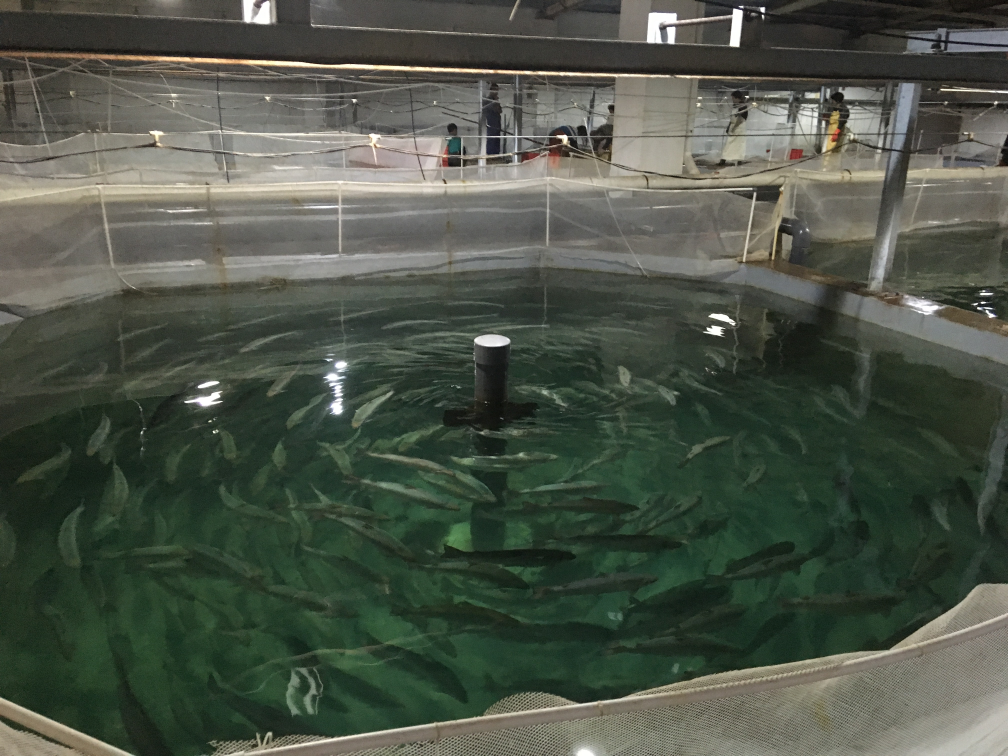
#> input picture img/2_2_RAS.jpg, 4032 x 3024 px (shown at 1/4 size)
$ python randomimg.py
#> lines starting #> are read from the running program, lines starting #| are printed output that depends on the picture
#!/usr/bin/env python
# -*- coding: utf-8 -*-
# @Date    : 2020-01-12 17:41:21
# @Author  : mrobotor (colinzhang@applecore.cc)
# @Link    : http://darklunar.ml
# @Version : $Id$

import numpy as np
import cv2
import matplotlib.pyplot as plt

def randimg():
	img = np.random.randint(255, size=(512,521,3))
	# cv2.imshow("img",img)
	plt.imshow(img)
	print(img)
	plt.show()

def shufflepixel():
	img = cv2.imread(r"../img/2_2_RAS.jpg")
#> img is the input picture: shape (3024, 4032, 3); mean B, G, R 71.6, 83.5, 76
	# plt.figure()
	# plt.imshow(img)
	cv2.imshow("1",img)
	size = img.shape
#> size = (3024, 4032, 3)
	# img.flatten()
	np.random.shuffle(img)
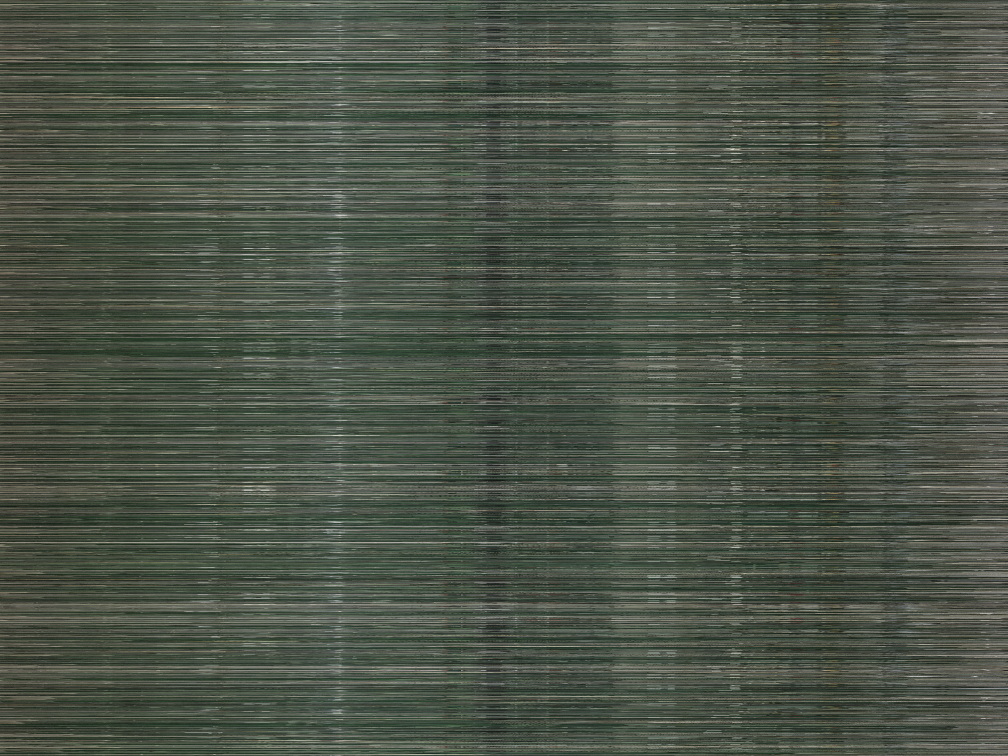
#> img: shape (3024, 4032, 3) (shown at 1/4 size); mean B, G, R 71.6, 83.5, 76
	# new_img = np.resize(img, size)
	# plt.figure()
	cv2.imshow("2", img)
	cv2.waitKey(0)
	# plt.imshow(new_img)
	# plt.show()

if __name__ == '__main__':
	shufflepixel()

$ run again, with img/2_3投喂机.jpg copied over img/2_2_RAS.jpg
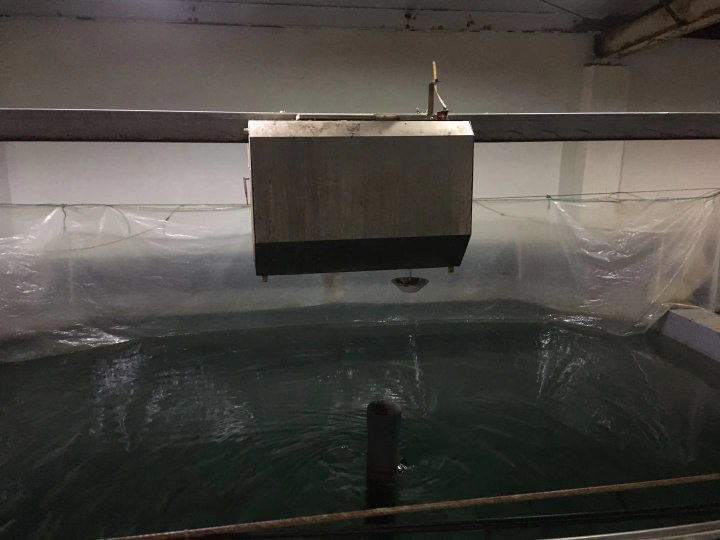
#> input picture img/2_3投喂机.jpg, 1440 x 1080 px (shown at 1/2 size)
#> in shufflepixel, img is the input picture: shape (1080, 1440, 3); mean B, G, R 64.7, 69.8, 72.8
#> in shufflepixel, `np.random.shuffle(img)`:
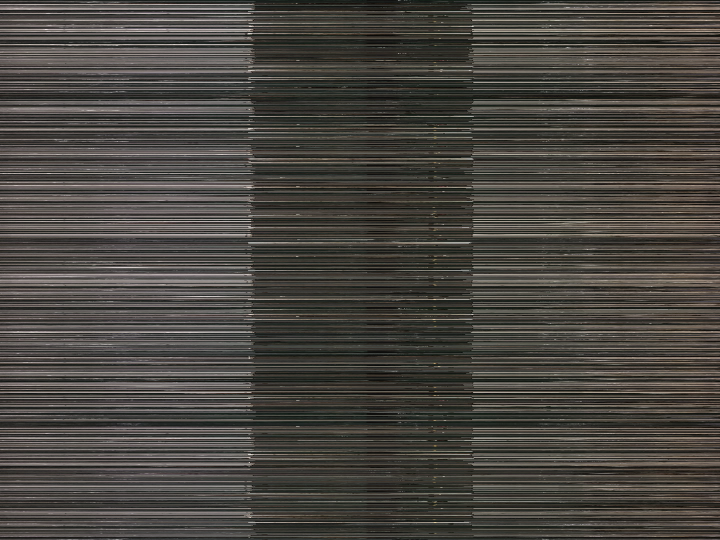
#> img: shape (1080, 1440, 3) (shown at 1/2 size); mean B, G, R 64.7, 69.8, 72.8

$ run again, with img/2_4实际拍摄.jpg copied over img/2_2_RAS.jpg
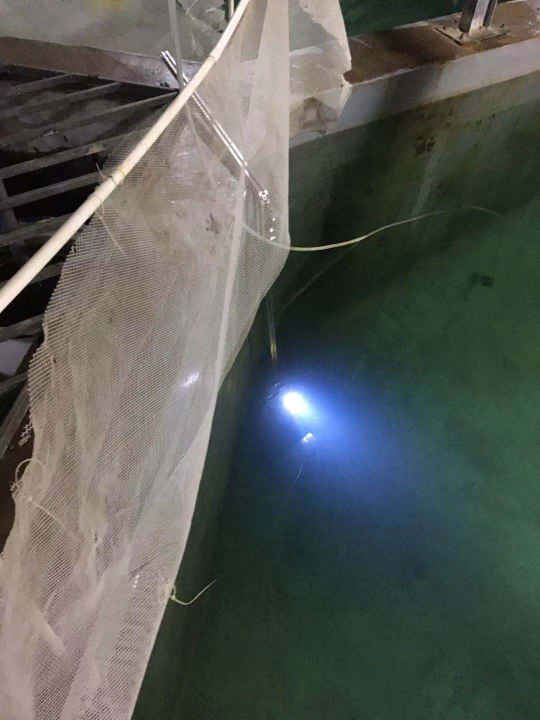
#> input picture img/2_4实际拍摄.jpg, 1080 x 1440 px (shown at 1/2 size)
#> in shufflepixel, img is the input picture: shape (1440, 1080, 3); mean B, G, R 86.1, 90.9, 87
#> in shufflepixel, `np.random.shuffle(img)`:
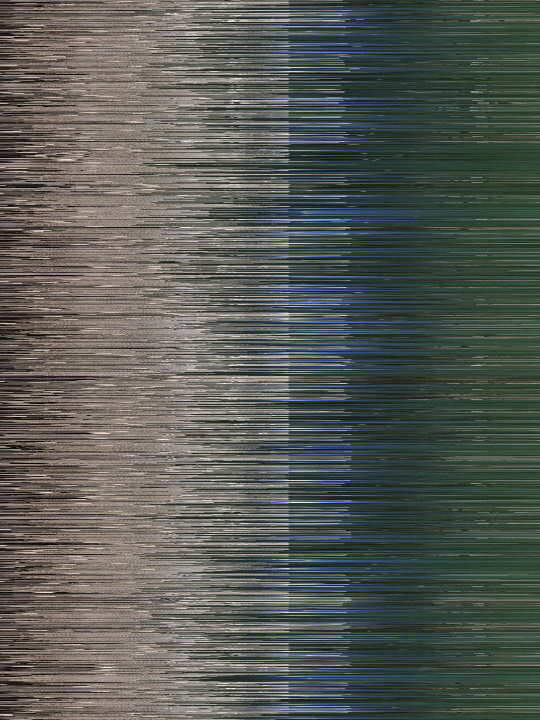
#> img: shape (1440, 1080, 3) (shown at 1/2 size); mean B, G, R 86.1, 90.9, 87
